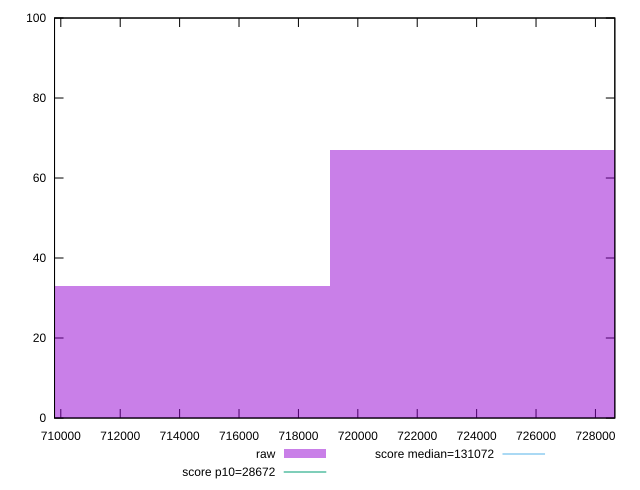

This figure's gnuplot source:
reset

$raw <<EOF
713899.2584908084 33
724245.6245558925 67
EOF

set key outside below
set boxwidth 10346.36606508418
set xrange [709788.774526389:728652.6981041668]
set yrange [0:100]
set trange [0:100]
set style fill transparent solid 0.5 noborder

set parametric
set terminal svg size 640, 490 enhanced background rgb 'white'
set output "reports/report_00033_2021-03-01T14-23-16.841Z/uses-long-cache-ttl/samples/astro-inner/raw/histogram.svg"

plot $raw title "raw" with boxes, \
     28672,t title "score p10=28672", \
     131072,t title "score median=131072"

reset
